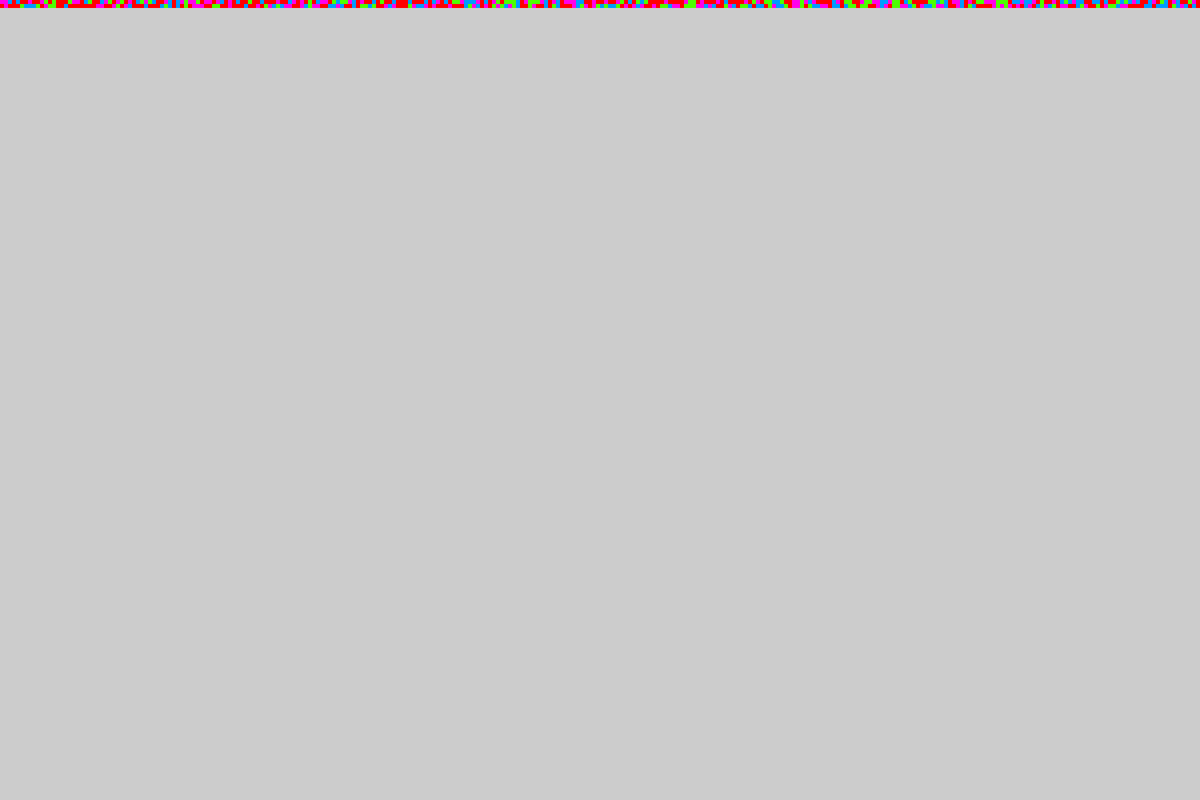
Frame 1 (no input)
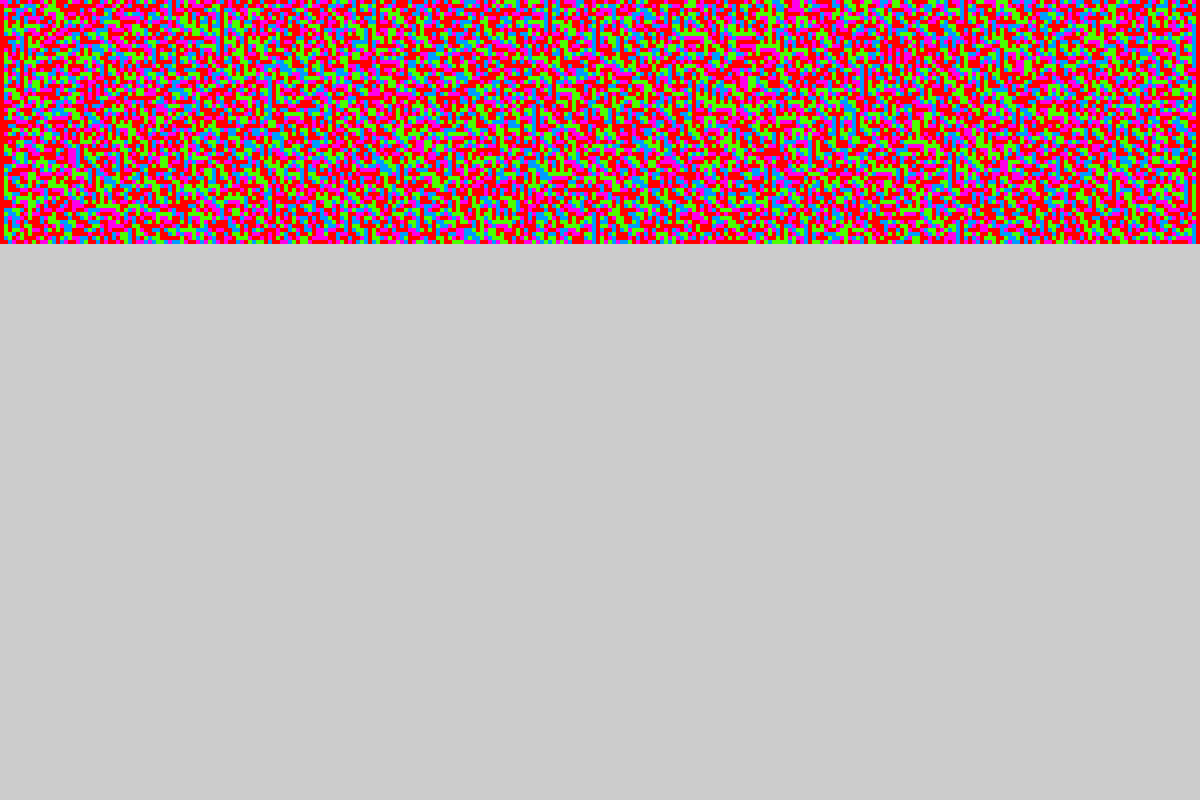
Frame 60 (the mouse pressed at the canvas centre just before this capture)
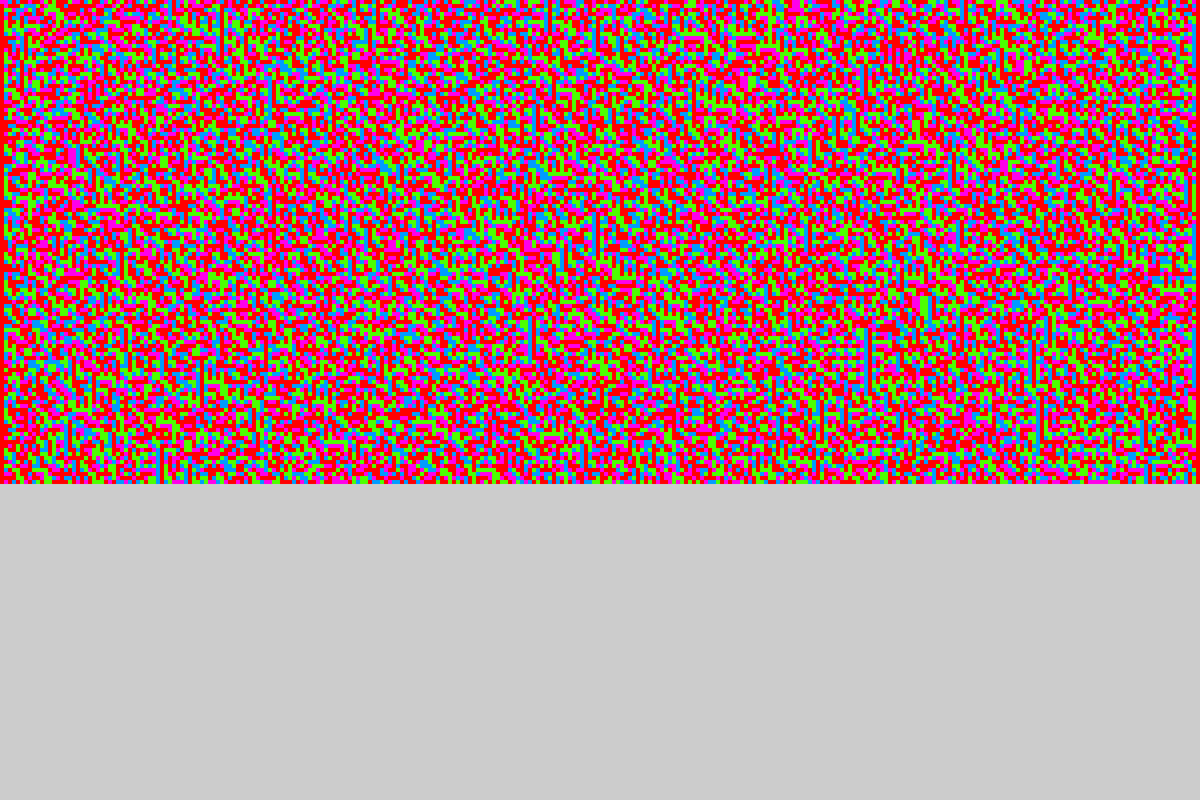
Frame 120 (the mouse held since frame 60 and released just before this capture)

The Processing sketch that drew these frames (run headless with seeded random() and noise(); from frame 60 on, the mouse is pressed at the canvas centre):

// Processing sketch: StatesN
// ── StatesN.pde
import java.util.HashMap;

class CA
{
  int[] cells;
  HashMap<Integer, HashMap<Integer, HashMap<Integer, Integer>>> ruleset;
  // width in pixels
  int cellWidth = 5;
  int generation = 0;
  int n;
  String name;
  
  CA(int n)
  {
    cells = new int[width/cellWidth];
    ruleset = new HashMap<Integer, HashMap<Integer, HashMap<Integer, Integer>>>();

    // make the name while building the ruleset
    StringBuilder nameBuilder = new StringBuilder();

    // make a random ruleset
    // initialize the ruleset for the top level
    for (int i = 0; i < n; i++)
    {
      ruleset.put(i, new HashMap<Integer, HashMap<Integer, Integer>>());
      // initialize the ruleset for the medium level
      for (int j = 0; j < n; j++)
      {
        ruleset.get(i).put(
          j, new HashMap<Integer, Integer>()
        );
        // initialize a random rule for the bottom level
        for (int k = 0; k < n; k++)
        {
          ruleset.get(i).get(j).put(
            k, int(random(n))
          );
          nameBuilder.append(ruleset.get(i).get(j).get(k));
        }
      }
    }

    // make the name for the cellular automaton based on the ruleset
    name = nameBuilder.toString();

    for (int i = 0; i < cells.length; i++)
    {
      cells[i] =  int(random(n));
    }
  }

  void generate()
  {
    int[] nextgen = new int[cells.length];
    for (int i = 1; i < cells.length-1; i++)
    {
      int left   = cells[i-1];
      int me     = cells[i];
      int right  = cells[i+1];
      nextgen[i] = rules(left, me, right);
    }
    cells = nextgen;
    // Increment the generation counter.
    generation++;
  }

  int rules(int a, int b, int c) 
  {
    return ruleset.get(a).get(b).get(c);
  }

  void display()
  {
    colorMode(HSB);
    noStroke();
    for (int i = 0; i < cells.length; i++) {
      // change color scheme here
      fill(360/nth * cells[i], 255, 255, 255);
      // Set the y-location according to the generation.
      rect(i*cellWidth, generation*cellWidth, cellWidth, cellWidth);
    }
  }

}

CA auto;
int yCounter = 0;
// enter in the number of possible cell states you'd like
int nth = 5;

void setup()
{
  size(1500, 1000);
  auto = new CA(nth);
}

void draw()
{
  auto.display();
  auto.generate();
  auto.display();
  yCounter += auto.cellWidth;
  if (yCounter > height)
  {
    save("states" + nth + "CA_" + auto.name + ".png");
    auto = new CA(nth);
    yCounter = 0;
  }
}
